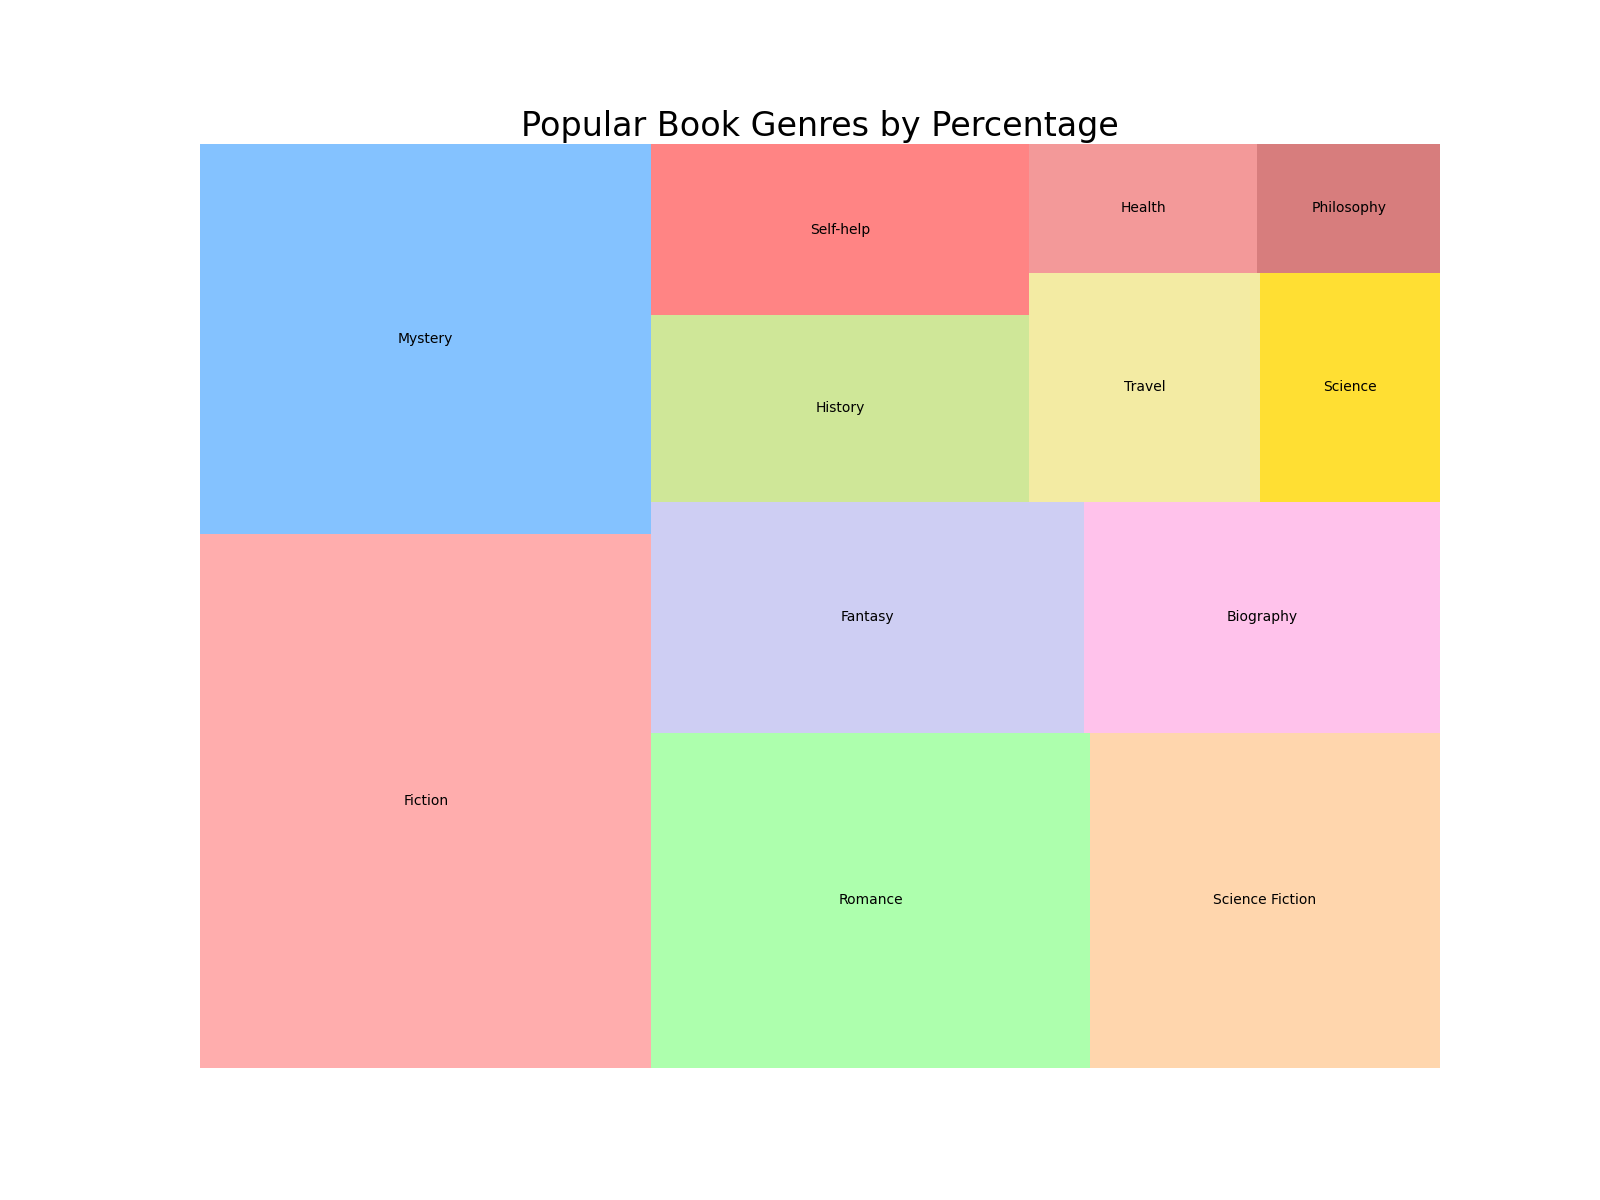

This chart was generated by the following Python code:

import matplotlib.pyplot as plt
import pandas as pd
import squarify

# Define the dataset
data = {
    'Topic': ['Fiction', 'Mystery', 'Romance', 'Science Fiction', 'Fantasy', 'Biography', 
              'History', 'Self-help', 'Travel', 'Science', 'Health', 'Philosophy'],
    'Percentage': [20.5, 15.0, 12.5, 10.0, 8.5, 7.0, 6.0, 5.5, 4.5, 3.5, 2.5, 2.0]
}

df = pd.DataFrame(data)

# Define the color scheme
colors = ['#ff9999', '#66b3ff', '#99ff99', '#ffcc99', 
          '#c2c2f0', '#ffb3e6', '#c4e17f', '#ff6666', 
          '#f0e68c', '#ffd700', '#f08080', '#cd5c5c']

# Create the figure with specified figure size
fig = plt.figure(figsize=(16, 12))
ax = fig.add_subplot(111, aspect="auto")

# Create a treemap
squarify.plot(sizes=df['Percentage'], label=df['Topic'], color=colors, alpha=0.8)

# Set the title of the plot
plt.title('Popular Book Genres by Percentage', fontsize=24)

# Remove the axes
plt.axis('off')

# Show the plot
plt.show()
